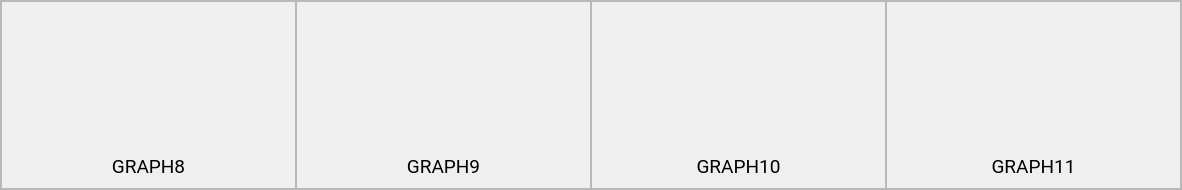
          <widget class="QFrame" name="PlotLv_3">
           <property name="minimumSize">
            <size>
             <width>1182</width>
             <height>190</height>
            </size>
           </property>
           <property name="frameShape">
            <enum>QFrame::StyledPanel</enum>
           </property>
           <property name="frameShadow">
            <enum>QFrame::Raised</enum>
           </property>
           <layout class="QHBoxLayout" name="horizontalLayout_7">
            <property name="spacing">
             <number>0</number>
            </property>
            <property name="leftMargin">
             <number>0</number>
            </property>
            <property name="topMargin">
             <number>0</number>
            </property>
            <property name="rightMargin">
             <number>0</number>
            </property>
            <property name="bottomMargin">
             <number>0</number>
            </property>
            <item>
             <widget class="QFrame" name="Graph_8">
              <property name="frameShape">
               <enum>QFrame::StyledPanel</enum>
              </property>
              <property name="frameShadow">
               <enum>QFrame::Raised</enum>
              </property>
              <layout class="QVBoxLayout" name="verticalLayout_11">
               <property name="spacing">
                <number>0</number>
               </property>
               <property name="leftMargin">
                <number>12</number>
               </property>
               <property name="topMargin">
                <number>12</number>
               </property>
               <property name="rightMargin">
                <number>12</number>
               </property>
               <property name="bottomMargin">
                <number>12</number>
               </property>
               <item>
                <widget class="PlotWidget" name="plot_8" native="true">
                 <property name="minimumSize">
                  <size>
                   <width>0</width>
                   <height>0</height>
                  </size>
                 </property>
                 <property name="styleSheet">
                  <string notr="true">background-color: none;</string>
                 </property>
                </widget>
               </item>
               <item>
                <widget class="QLabel" name="lbgraph_8">
                 <property name="minimumSize">
                  <size>
                   <width>0</width>
                   <height>20</height>
                  </size>
                 </property>
                 <property name="maximumSize">
                  <size>
                   <width>16777215</width>
                   <height>20</height>
                  </size>
                 </property>
                 <property name="font">
                  <font>
                   <family>Roboto</family>
                   <pointsize>14</pointsize>
                   <weight>50</weight>
                   <italic>false</italic>
                   <bold>false</bold>
                  </font>
                 </property>
                 <property name="text">
                  <string>GRAPH8</string>
                 </property>
                 <property name="alignment">
                  <set>Qt::AlignCenter</set>
                 </property>
                </widget>
               </item>
              </layout>
             </widget>
            </item>
            <item>
             <widget class="QFrame" name="Graph_9">
              <property name="frameShape">
               <enum>QFrame::StyledPanel</enum>
              </property>
              <property name="frameShadow">
               <enum>QFrame::Raised</enum>
              </property>
              <layout class="QVBoxLayout" name="verticalLayout_12">
               <property name="spacing">
                <number>0</number>
               </property>
               <property name="leftMargin">
                <number>12</number>
               </property>
               <property name="topMargin">
                <number>12</number>
               </property>
               <property name="rightMargin">
                <number>12</number>
               </property>
               <property name="bottomMargin">
                <number>12</number>
               </property>
               <item>
                <widget class="PlotWidget" name="plot_9" native="true">
                 <property name="minimumSize">
                  <size>
                   <width>0</width>
                   <height>0</height>
                  </size>
                 </property>
                 <property name="styleSheet">
                  <string notr="true">background-color: none;</string>
                 </property>
                </widget>
               </item>
               <item>
                <widget class="QLabel" name="lbgraph_9">
                 <property name="minimumSize">
                  <size>
                   <width>0</width>
                   <height>20</height>
                  </size>
                 </property>
                 <property name="maximumSize">
                  <size>
                   <width>16777215</width>
                   <height>20</height>
                  </size>
                 </property>
                 <property name="font">
                  <font>
                   <family>Roboto</family>
                   <pointsize>14</pointsize>
                   <weight>50</weight>
                   <italic>false</italic>
                   <bold>false</bold>
                  </font>
                 </property>
                 <property name="text">
                  <string>GRAPH9</string>
                 </property>
                 <property name="alignment">
                  <set>Qt::AlignCenter</set>
                 </property>
                </widget>
               </item>
              </layout>
             </widget>
            </item>
            <item>
             <widget class="QFrame" name="Graph_10">
              <property name="frameShape">
               <enum>QFrame::StyledPanel</enum>
              </property>
              <property name="frameShadow">
               <enum>QFrame::Raised</enum>
              </property>
              <layout class="QVBoxLayout" name="verticalLayout_13">
               <property name="spacing">
                <number>0</number>
               </property>
               <property name="leftMargin">
                <number>12</number>
               </property>
               <property name="topMargin">
                <number>12</number>
               </property>
               <property name="rightMargin">
                <number>12</number>
               </property>
               <property name="bottomMargin">
                <number>12</number>
               </property>
               <item>
                <widget class="PlotWidget" name="plot_10" native="true">
                 <property name="minimumSize">
                  <size>
                   <width>0</width>
                   <height>0</height>
                  </size>
                 </property>
                 <property name="styleSheet">
                  <string notr="true">background-color: none;</string>
                 </property>
                </widget>
               </item>
               <item>
                <widget class="QLabel" name="lbgraph_10">
                 <property name="minimumSize">
                  <size>
                   <width>0</width>
                   <height>20</height>
                  </size>
                 </property>
                 <property name="maximumSize">
                  <size>
                   <width>16777215</width>
                   <height>20</height>
                  </size>
                 </property>
                 <property name="font">
                  <font>
                   <family>Roboto</family>
                   <pointsize>14</pointsize>
                   <weight>50</weight>
                   <italic>false</italic>
                   <bold>false</bold>
                  </font>
                 </property>
                 <property name="text">
                  <string>GRAPH10</string>
                 </property>
                 <property name="alignment">
                  <set>Qt::AlignCenter</set>
                 </property>
                </widget>
               </item>
              </layout>
             </widget>
            </item>
            <item>
             <widget class="QFrame" name="Graph_11">
              <property name="frameShape">
               <enum>QFrame::StyledPanel</enum>
              </property>
              <property name="frameShadow">
               <enum>QFrame::Raised</enum>
              </property>
              <layout class="QVBoxLayout" name="verticalLayout_14">
               <property name="spacing">
                <number>0</number>
               </property>
               <property name="leftMargin">
                <number>12</number>
               </property>
               <property name="topMargin">
                <number>12</number>
               </property>
               <property name="rightMargin">
                <number>12</number>
               </property>
               <property name="bottomMargin">
                <number>12</number>
               </property>
               <item>
                <widget class="PlotWidget" name="plot_11" native="true">
                 <property name="minimumSize">
                  <size>
                   <width>0</width>
                   <height>0</height>
                  </size>
                 </property>
                 <property name="styleSheet">
                  <string notr="true">background-color: none;</string>
                 </property>
                </widget>
               </item>
               <item>
                <widget class="QLabel" name="lbgraph_11">
                 <property name="minimumSize">
                  <size>
                   <width>0</width>
                   <height>20</height>
                  </size>
                 </property>
                 <property name="maximumSize">
                  <size>
                   <width>16777215</width>
                   <height>20</height>
                  </size>
                 </property>
                 <property name="font">
                  <font>
                   <family>Roboto</family>
                   <pointsize>14</pointsize>
                   <weight>50</weight>
                   <italic>false</italic>
                   <bold>false</bold>
                  </font>
                 </property>
                 <property name="text">
                  <string>GRAPH11</string>
                 </property>
                 <property name="alignment">
                  <set>Qt::AlignCenter</set>
                 </property>
                </widget>
               </item>
              </layout>
             </widget>
            </item>
           </layout>
          </widget>
